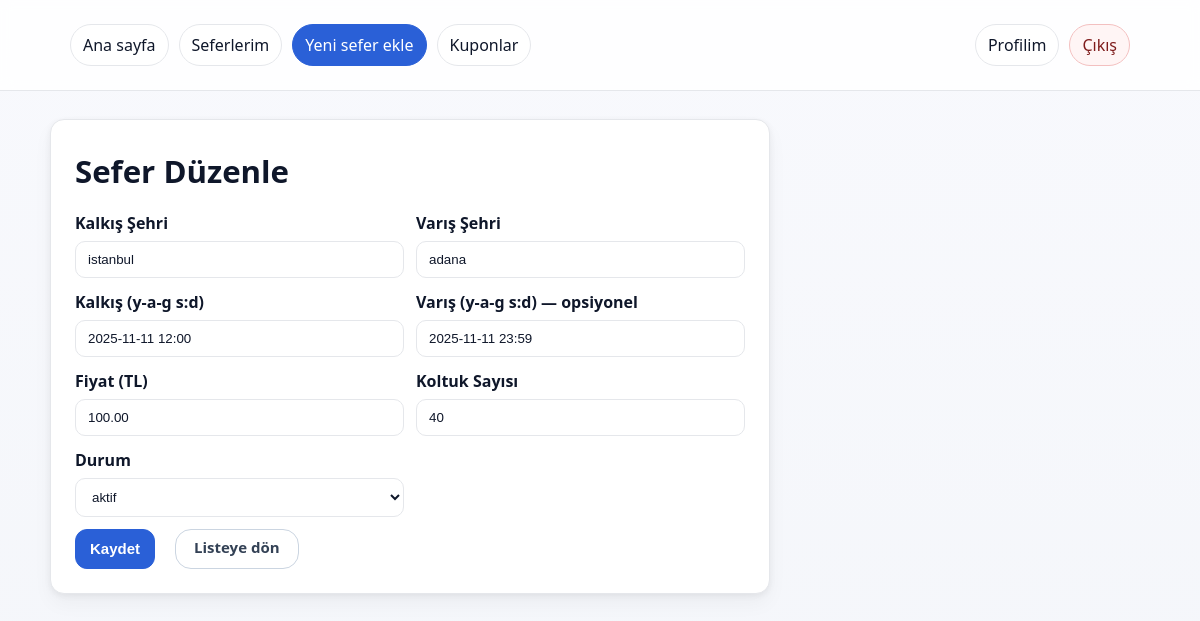
Screenshot of /pages/sefer_duzenle.php?id=2 (signed in) with the database file from the repository.
### tables this page shows
CREATE TABLE trips (
        id          INTEGER PRIMARY KEY AUTOINCREMENT,
        firm_id     INTEGER NOT NULL,
        from_city   TEXT    NOT NULL,
        to_city     TEXT    NOT NULL,
        depart_at   TEXT    NOT NULL,
        arrive_at   TEXT,
        price_cents INTEGER NOT NULL,
        seat_count  INTEGER NOT NULL CHECK (seat_count > 0),
        status      TEXT    NOT NULL DEFAULT 'active' CHECK (status IN ('active','cancelled','past')),
        created_at  TEXT    NOT NULL DEFAULT (datetime('now')),
        FOREIGN KEY (firm_id) REFERENCES firms(id) ON DELETE CASCADE
    );

### inc/helpers.php (called while the page is built, shortened)
<?php
function e(?string $s): string {
    return htmlspecialchars((string)$s, ENT_QUOTES, 'UTF-8');
}

### inc/auth.php (called while the page is built, shortened)
<?php
function current_user(): ?array {
    return $_SESSION['user'] ?? null;
}

### pages/sefer_duzenle.php (the view, shortened to what this page needs)
<?php
require dirname(__DIR__) . '/inc/auth.php';
require dirname(__DIR__) . '/inc/nav.php';
$kullanici = current_user();
$pdo = db();
function bul_firma_seferi(PDO $pdo, int $seferId, int $firmaId): ?array {
    $st = $pdo->prepare("
        SELECT id, firm_id, from_city, to_city, depart_at, arrive_at,
               price_cents, seat_count, status
        FROM trips
        WHERE id = ? AND firm_id = ?
        LIMIT 1
    ");
    $st->execute([$seferId, $firmaId]);
    $r = $st->fetch();
    return $r ?: null;
}
$seferId = isset($_GET['id']) ? (int)$_GET['id'] : (int)($_POST['id'] ?? 0);
$sefer = bul_firma_seferi($pdo, $seferId, (int)$kullanici['firm_id']);
$fv_from  = $_POST['from_city']  ?? $sefer['from_city'];
$fv_to    = $_POST['to_city']    ?? $sefer['to_city'];
$fv_dep   = $_POST['depart_at']  ?? $sefer['depart_at'];
$fv_arr   = $_POST['arrive_at']  ?? ($sefer['arrive_at'] ?? '');
$fv_price = $_POST['price']      ?? number_format($sefer['price_cents']/100, 2, '.', '');
$fv_seat  = $_POST['seat_count'] ?? (string)$sefer['seat_count'];
$fv_stat  = $_POST['status']     ?? $sefer['status'];
?>
<!doctype html>
<html lang="tr">
<head>
  <link rel="stylesheet" href="<?= e(BASE_URL) ?>/css/styles.css">
</head>
<body>
  <?= nav_html(); ?>
  <main class="container" style="padding:28px 0">
    <section class="card" style="max-width:720px">
      <h1>Sefer Düzenle</h1>
      <form method="post" novalidate>
        <div style="display:grid;gap:12px;grid-template-columns:repeat(2, minmax(0,1fr))">
          <label>Kalkış Şehri <input name="from_city" value="<?= e($fv_from) ?>" required maxlength="80"></label>
          <label>Varış Şehri <input name="to_city" value="<?= e($fv_to) ?>" required maxlength="80"></label>
          <label>Kalkış (y-a-g s:d) <input name="depart_at" value="<?= e($fv_dep) ?>" placeholder="2025-11-11 12:00" required></label>
          <label>Varış (y-a-g s:d) — opsiyonel <input name="arrive_at" value="<?= e($fv_arr) ?>" placeholder="2025-11-11 23:59"></label>
          <label>Fiyat (TL) <input name="price" value="<?= e($fv_price) ?>" required></label>
          <label>Koltuk Sayısı <input type="number" name="seat_count" value="<?= e($fv_seat) ?>" min="1" max="40" required></label>
          <label>Durum
            <select name="status">
              <option value="active"    <?= $fv_stat==='active'?'selected':'' ?>>aktif</option>
            </select>
          </label>
        </div>
        <div class="form-actions">
          <button type="submit">Kaydet</button>
          <a class="btn outline" href="<?= e(BASE_URL) ?>/pages/firma_sefer_listesi.php">Listeye dön</a>
        </div>
      </form>
    </section>
  </main>
</body>
</html>

### css/styles.css (style rules this page uses)
:root { --bg: #f4f6fa; --bg-grad: #f8f9fd; --surface: #ffffff; --text: #0f172a; --muted: #667085; --border: #e5e7eb; --primary: #2e6be6; --primary-600:#2059cc; --primary-50: #eef3ff; --success: #16a34a; --danger: #e54848; --shadow: 0 10px 20px rgba(2,6,23,.04), 0 2px 6px rgba(2,6,23,.06); --radius: 14px; --radius-sm: 10px; }
* { box-sizing:border-box }
html,body { height:100% }
body { margin:0; font-family: ui-sans-serif, system-ui, -apple-system, "Segoe UI", Roboto, "Helvetica Neue", Arial; color:var(--text); background: linear-gradient(180deg, var(--bg-grad) 0%, var(--bg) 100%); line-height:1.5; }
a { color:var(--primary); text-decoration:none }
.container { max-width:1100px;margin:0 auto;padding:24px 20px }
.card { background:var(--surface); border:1px solid var(--border); border-radius:var(--radius); box-shadow:var(--shadow); padding:24px; }
h1 { font-size:clamp(28px,2.6vw,40px);margin:4px 0 16px }
button, .btn { appearance:none; border:1px solid var(--primary); background:var(--primary); color:#fff; padding:9px 14px; border-radius:10px; font-weight:600; cursor:pointer; transition:all .15s ease; }
.btn.outline { background:#fff; color:var(--text); border-color:var(--border) }
label { display:grid; gap:6px; color:var(--text); font-weight:600 }
input, select, textarea { width:100%; padding:10px 12px; border:1px solid var(--border); border-radius:10px; background:#fff; color:var(--text); outline:none; transition:border-color .15s, box-shadow .15s; }
input::placeholder, textarea::placeholder { color:#9aa4b2 }
button, .btn { display:inline-flex; align-items:center; justify-content:center; gap:8px; height:40px; padding:0 14px; font-size:15px; line-height:1; white-space:nowrap; border-radius:12px; }
.btn + .btn, button + .btn, .btn + button, button + button { margin-left:8px; }
.btn-row, .form-actions { display:flex; flex-wrap:wrap; gap:8px; }
:root { --primary: #2a60d7; --primary-600:#1d4fc1; }
.form-actions { display:flex; gap:12px; align-items:center; margin-top:12px; }
.btn { padding:10px 18px; border-radius:16px; background:#2b6ef6; color:white; text-decoration:none; border:none; display:inline-block; }
.btn.outline { background:transparent; color:#334155; border:1px solid #cbd5e1; }

### rows the page displays
trips: from_city "istanbul", to_city "adana", depart_at "2025-11-11 12:00", arrive_at "2025-11-11 23:59", price "100.00", seat_count "40", status "aktif"
